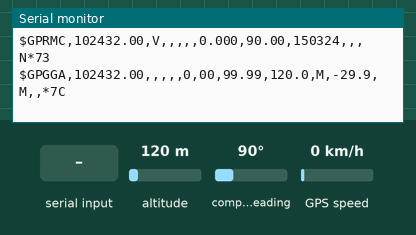
Bench run of a sketch on a simulated Arduino Mega 2560, built with avr-gcc and run on an emulated ATmega2560. On the bench: the last lines printed to the serial monitor. The inputs (shaded band) are chosen by the test bench; at power-on: compass heading 90°, altitude 120 m, GPS speed 0 km/h. The GPS gets a fix after 3 s at 37.7749, -122.4194 with 8 satellites.

Above: at 2.2 s.
2.3 s: compass heading set to 269°
At 3.8 s:
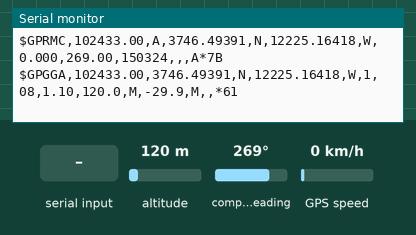
4.5 s: "1" received over the second serial link
At 4.9 s:
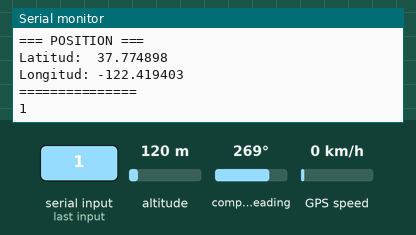
6.5 s: altitude set to 250 m
At 9.4 s:
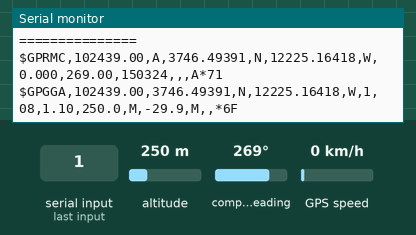
9.5 s: GPS speed set to 30 km/h
At 10.4 s:
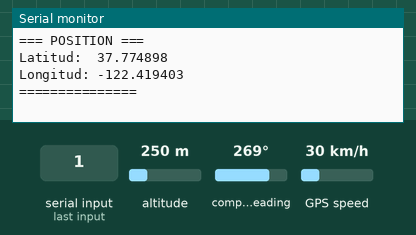
13.5 s: "0" received over the second serial link
At 13.9 s:
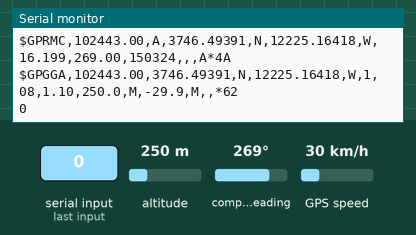
15.0 s: altitude set to 20 m
At 19.8 s:
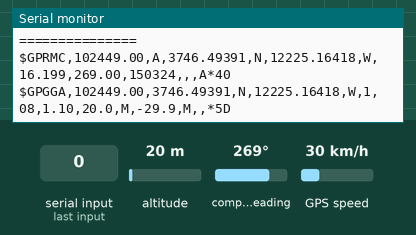

The sketch:

GPS.ino
```cpp
#include <TinyGPSPlus.h>

TinyGPSPlus gps;

void setup() {
  Serial.begin(115200);
  delay(1000);

  Serial.println("Startar GPS-test...");
  Serial1.begin(9600);
}

void loop() {
  while (Serial1.available()) {
    char c = Serial1.read();
    Serial.write(c);
    gps.encode(c);
  }

  static unsigned long last = 0;
  if (millis() - last > 2000) {
    last = millis();
    if (gps.location.isValid()) {
      Serial.println();
      Serial.println("=== POSITION ===");
      Serial.print("Latitud:  ");
      Serial.println(gps.location.lat(), 6);
      Serial.print("Longitud: ");
      Serial.println(gps.location.lng(), 6);
      Serial.println("===============");
    } else {
      Serial.println();
    }
  }
}
```

Measured:
- after the input at 2.3 s, the serial monitor: prints a new line after 0.71 s (image 1)
- after the input at 4.5 s, the serial monitor: prints a new line at once (image 2)
- after the input at 6.5 s, the serial monitor: prints a new line after 0.53 s (image 3)
- after the input at 9.5 s, the serial monitor: prints a new line after 0.51 s (image 4)
- after the input at 13.5 s, the serial monitor: prints a new line at once (image 5)
- after the input at 15.0 s, the serial monitor: prints a new line at once (image 6)
